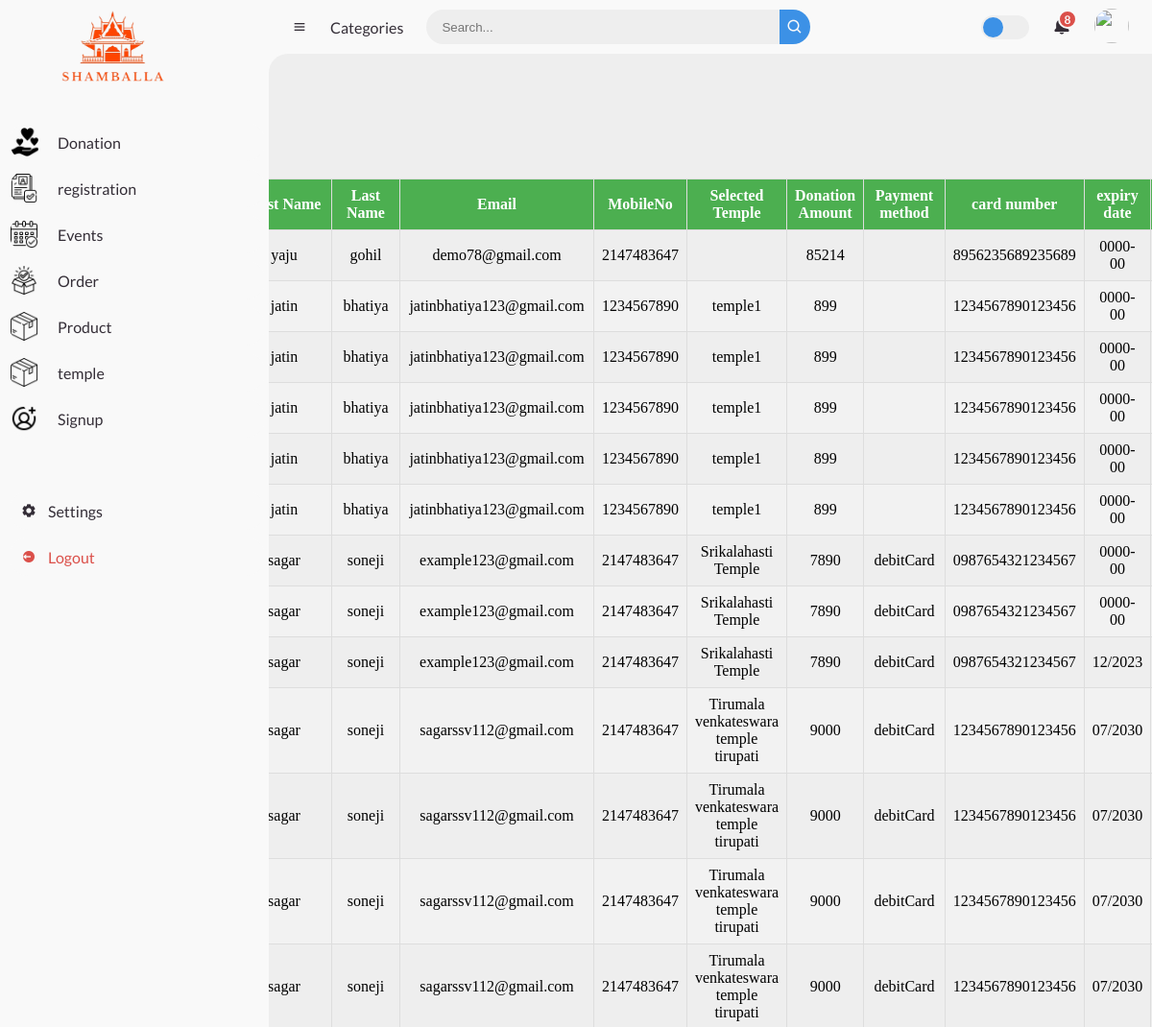
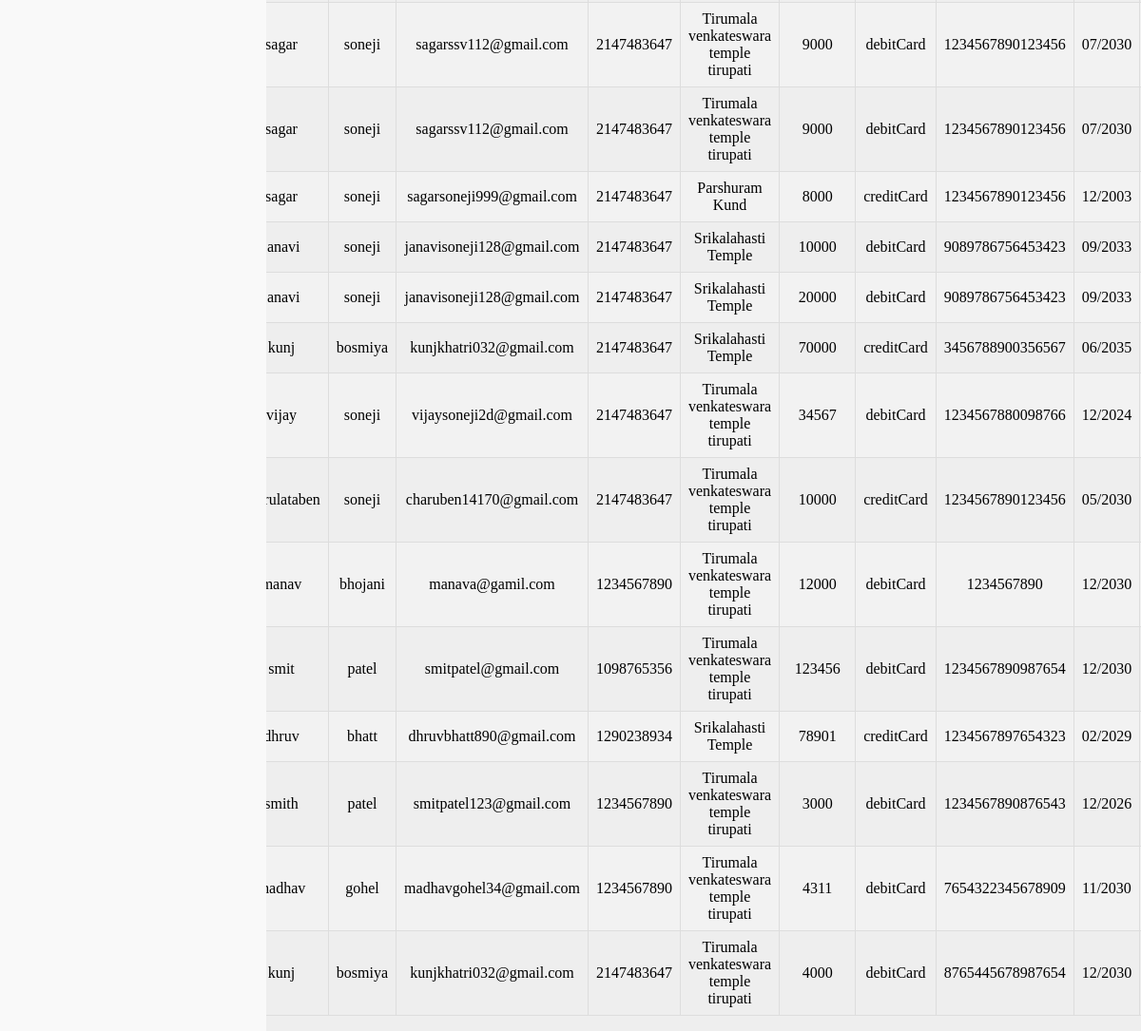
The app's page /admin/donation.php with its own data (2 pictures, top to bottom).
### tables this page shows
CREATE TABLE `donation` (
  `d_id` int(11) NOT NULL,
  `f_name` varchar(20) NOT NULL,
  `l_name` varchar(20) NOT NULL,
  `email` varchar(40) NOT NULL,
  `mobile_no` int(10) NOT NULL,
  `tem_name` varchar(40) NOT NULL,
  `damount` decimal(10,0) NOT NULL,
  `pay_method` varchar(30) NOT NULL,
  `cardNumber` varchar(16) NOT NULL,
  `expiryDate` varchar(7) NOT NULL,
  `cvv` varchar(3) NOT NULL
);

### admin/dn.php (called while the page is built)
<?php
require_once 'db.php';
function display_data(){
    global $con;
    $query = "select * from donation";
    $result = mysqli_query($con,$query);
    return $result;
}
?>

### admin/donation.php (the view, shortened to what this page needs)
<?php
require_once 'db.php';
require_once 'dn.php';
$result = display_data();
?>
<!DOCTYPE html>
<html lang="en">
<head>
	<link href='https://unpkg.com/boxicons@2.0.9/css/boxicons.min.css' rel='stylesheet'>
	<link rel="stylesheet" href="table1.css">
</head>
<body>
<?php include("index.php");?>
<div class="table-data">
<div class="order">
                <div class="head">
                    <h3>Donation</h3>
                </div>
                    <table>
                    <thead>
                        <tr>
                        <th>Donation ID</th>
                        <th>First Name</th>
                            <th>Last Name</th>
                            <th>Email </th>
                            <th>MobileNo</th>
                            <th>Selected Temple</th>
                            <th>Donation Amount</th>
                            <th>Payment method</th>
                            <th>card number</th>
                            <th>expiry date</th>
                        </tr>
                    </thead>
                            <tr>
                                <?php
                                    while($row = mysqli_fetch_assoc($result))
                                    {
                                ?>
                                <td><?php echo $row['d_id']; ?></td>
                                <td><?php echo $row['f_name']; ?></td>
                                <td><?php echo $row['l_name']; ?></td>
                                <td><?php echo $row['email']; ?></td>
                                <td><?php echo $row['mobile_no']; ?></td>
                                <td><?php echo $row['tem_name']; ?></td>
                                <td><?php echo $row['damount']; ?></td>
                                <td><?php echo $row['pay_method']; ?></td>
                                <td><?php echo $row['cardNumber']; ?></td>
                                <td><?php echo $row['expiryDate']; ?></td>
                                </tr>
                                <?php
                                    }
                                ?>
                    </table>
    </div>
</div>
</body>

### admin/table1.css (style rules this page uses)
.table-data { max-width: 900px; padding: 1rem; margin: auto; }
.order { margin-top: 20px; }
table { border-collapse: collapse; width: 100%; }
th, td { border: 1px solid #ddd; padding: 8px; text-align: center; }
th { background-color: #4CAF50; color: white; }

### admin/style.css (style rules this page uses)
* { margin: 0; padding: 0; box-sizing: border-box; }
:root { --poppins: 'Poppins', sans-serif; --lato: 'Lato', sans-serif; --light: #F9F9F9; --blue: #3C91E6; --light-blue: #CFE8FF; --grey: #eee; --dark-grey: #AAAAAA; --dark: #342E37; --red: #DB504A; --yellow: #FFCE26; --light-yellow: #FFF2C6; --orange: #FD7238; --light-orange: #FFE0D3; }
html { overflow-x: hidden; }
body { background: var(--grey); overflow-x: hidden; }

### records on screen
donation: f_name "yaju", l_name "gohil", email "demo78@gmail.com", mobile_no "2147483647", damount "85214", cardNumber "8956235689235689", expiryDate "0000-00"
donation: f_name "jatin", l_name "bhatiya", email "jatinbhatiya123@gmail.com", mobile_no "1234567890", tem_name "temple1", damount "899", cardNumber "1234567890123456", expiryDate "0000-00"
donation: f_name "jatin", l_name "bhatiya", email "jatinbhatiya123@gmail.com", mobile_no "1234567890", tem_name "temple1", damount "899", cardNumber "1234567890123456", expiryDate "0000-00"
donation: f_name "jatin", l_name "bhatiya", email "jatinbhatiya123@gmail.com", mobile_no "1234567890", tem_name "temple1", damount "899", cardNumber "1234567890123456", expiryDate "0000-00"
donation: f_name "jatin", l_name "bhatiya", email "jatinbhatiya123@gmail.com", mobile_no "1234567890", tem_name "temple1", damount "899", cardNumber "1234567890123456", expiryDate "0000-00"
donation: f_name "jatin", l_name "bhatiya", email "jatinbhatiya123@gmail.com", mobile_no "1234567890", tem_name "temple1", damount "899", cardNumber "1234567890123456", expiryDate "0000-00"
donation: f_name "sagar", l_name "soneji", email "example123@gmail.com", mobile_no "2147483647", tem_name "Srikalahasti Temple", damount "7890", pay_method "debitCard", cardNumber "0987654321234567", expiryDate "0000-00"
donation: f_name "sagar", l_name "soneji", email "example123@gmail.com", mobile_no "2147483647", tem_name "Srikalahasti Temple", damount "7890", pay_method "debitCard", cardNumber "0987654321234567", expiryDate "0000-00"
donation: f_name "sagar", l_name "soneji", email "example123@gmail.com", mobile_no "2147483647", tem_name "Srikalahasti Temple", damount "7890", pay_method "debitCard", cardNumber "0987654321234567", expiryDate "12/2023"
donation: f_name "sagar", l_name "soneji", email "sagarssv112@gmail.com", mobile_no "2147483647", tem_name "Tirumala venkateswara temple tirupati", damount "9000", pay_method "debitCard", cardNumber "1234567890123456", expiryDate "07/2030"
donation: f_name "sagar", l_name "soneji", email "sagarssv112@gmail.com", mobile_no "2147483647", tem_name "Tirumala venkateswara temple tirupati", damount "9000", pay_method "debitCard", cardNumber "1234567890123456", expiryDate "07/2030"
donation: f_name "sagar", l_name "soneji", email "sagarssv112@gmail.com", mobile_no "2147483647", tem_name "Tirumala venkateswara temple tirupati", damount "9000", pay_method "debitCard", cardNumber "1234567890123456", expiryDate "07/2030"
donation: f_name "sagar", l_name "soneji", email "sagarssv112@gmail.com", mobile_no "2147483647", tem_name "Tirumala venkateswara temple tirupati", damount "9000", pay_method "debitCard", cardNumber "1234567890123456", expiryDate "07/2030"
donation: f_name "sagar", l_name "soneji", email "sagarssv112@gmail.com", mobile_no "2147483647", tem_name "Tirumala venkateswara temple tirupati", damount "9000", pay_method "debitCard", cardNumber "1234567890123456", expiryDate "07/2030"
donation: f_name "sagar", l_name "soneji", email "sagarssv112@gmail.com", mobile_no "2147483647", tem_name "Tirumala venkateswara temple tirupati", damount "9000", pay_method "debitCard", cardNumber "1234567890123456", expiryDate "07/2030"
donation: f_name "sagar", l_name "soneji", email "sagarsoneji999@gmail.com", mobile_no "2147483647", tem_name "Parshuram Kund", damount "8000", pay_method "creditCard", cardNumber "1234567890123456", expiryDate "12/2003"
donation: f_name "janavi", l_name "soneji", email "janavisoneji128@gmail.com", mobile_no "2147483647", tem_name "Srikalahasti Temple", damount "10000", pay_method "debitCard", cardNumber "9089786756453423", expiryDate "09/2033"
donation: f_name "janavi", l_name "soneji", email "janavisoneji128@gmail.com", mobile_no "2147483647", tem_name "Srikalahasti Temple", damount "20000", pay_method "debitCard", cardNumber "9089786756453423", expiryDate "09/2033"
donation: f_name "kunj", l_name "bosmiya", email "kunjkhatri032@gmail.com", mobile_no "2147483647", tem_name "Srikalahasti Temple", damount "70000", pay_method "creditCard", cardNumber "3456788900356567", expiryDate "06/2035"
donation: f_name "vijay", l_name "soneji", email "vijaysoneji2d@gmail.com", mobile_no "2147483647", tem_name "Tirumala venkateswara temple tirupati", damount "34567", pay_method "debitCard", cardNumber "1234567880098766", expiryDate "12/2024"
donation: f_name "charulataben", l_name "soneji", email "charuben14170@gmail.com", mobile_no "2147483647", tem_name "Tirumala venkateswara temple tirupati", damount "10000", pay_method "creditCard", cardNumber "1234567890123456", expiryDate "05/2030"
donation: f_name "manav", l_name "bhojani", email "manava@gamil.com", mobile_no "1234567890", tem_name "Tirumala venkateswara temple tirupati", damount "12000", pay_method "debitCard", cardNumber "1234567890", expiryDate "12/2030"
donation: f_name "smit", l_name "patel", email "smitpatel@gmail.com", mobile_no "1098765356", tem_name "Tirumala venkateswara temple tirupati", damount "123456", pay_method "debitCard", cardNumber "1234567890987654", expiryDate "12/2030"
donation: f_name "dhruv", l_name "bhatt", email "dhruvbhatt890@gmail.com", mobile_no "1290238934", tem_name "Srikalahasti Temple", damount "78901", pay_method "creditCard", cardNumber "1234567897654323", expiryDate "02/2029"
donation: f_name "smith", l_name "patel", email "smitpatel123@gmail.com", mobile_no "1234567890", tem_name "Tirumala venkateswara temple tirupati", damount "3000", pay_method "debitCard", cardNumber "1234567890876543", expiryDate "12/2026"
donation: f_name "madhav", l_name "gohel", email "madhavgohel34@gmail.com", mobile_no "1234567890", tem_name "Tirumala venkateswara temple tirupati", damount "4311", pay_method "debitCard", cardNumber "7654322345678909", expiryDate "11/2030"
donation: f_name "kunj", l_name "bosmiya", email "kunjkhatri032@gmail.com", mobile_no "2147483647", tem_name "Tirumala venkateswara temple tirupati", damount "4000", pay_method "debitCard", cardNumber "8765445678987654", expiryDate "12/2030"
